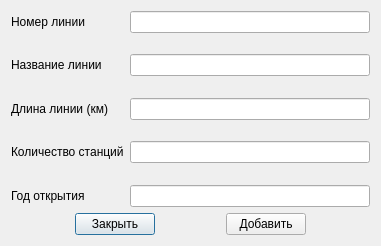
<?xml version="1.0" encoding="UTF-8"?>
<ui version="4.0">
 <class>add_ml</class>
 <widget class="QDialog" name="add_ml">
  <property name="geometry">
   <rect>
    <x>0</x>
    <y>0</y>
    <width>381</width>
    <height>246</height>
   </rect>
  </property>
  <property name="windowTitle">
   <string>Добавление линии</string>
  </property>
  <layout class="QVBoxLayout" name="verticalLayout">
   <item>
    <layout class="QFormLayout" name="formLayout">
     <item row="0" column="0">
      <widget class="QLabel" name="label">
       <property name="text">
        <string>Номер линии</string>
       </property>
      </widget>
     </item>
     <item row="0" column="1">
      <widget class="QLineEdit" name="id_line"/>
     </item>
     <item row="2" column="0">
      <widget class="QLabel" name="label_2">
       <property name="text">
        <string>Название линии</string>
       </property>
      </widget>
     </item>
     <item row="2" column="1">
      <widget class="QLineEdit" name="name_line"/>
     </item>
     <item row="4" column="0">
      <widget class="QLabel" name="label_4">
       <property name="text">
        <string>Длина линии (км)</string>
       </property>
      </widget>
     </item>
     <item row="4" column="1">
      <widget class="QLineEdit" name="length_line"/>
     </item>
     <item row="6" column="0">
      <widget class="QLabel" name="label_3">
       <property name="text">
        <string>Количество станций</string>
       </property>
      </widget>
     </item>
     <item row="6" column="1">
      <widget class="QLineEdit" name="num_of_stations_line"/>
     </item>
     <item row="8" column="0">
      <widget class="QLabel" name="label_5">
       <property name="text">
        <string>Год открытия</string>
       </property>
      </widget>
     </item>
     <item row="8" column="1">
      <widget class="QLineEdit" name="year_line"/>
     </item>
     <item row="5" column="1">
      <spacer name="verticalSpacer">
       <property name="orientation">
        <enum>Qt::Vertical</enum>
       </property>
       <property name="sizeHint" stdset="0">
        <size>
         <width>20</width>
         <height>40</height>
        </size>
       </property>
      </spacer>
     </item>
     <item row="3" column="1">
      <spacer name="verticalSpacer_2">
       <property name="orientation">
        <enum>Qt::Vertical</enum>
       </property>
       <property name="sizeHint" stdset="0">
        <size>
         <width>20</width>
         <height>40</height>
        </size>
       </property>
      </spacer>
     </item>
     <item row="1" column="1">
      <spacer name="verticalSpacer_3">
       <property name="orientation">
        <enum>Qt::Vertical</enum>
       </property>
       <property name="sizeHint" stdset="0">
        <size>
         <width>20</width>
         <height>40</height>
        </size>
       </property>
      </spacer>
     </item>
     <item row="7" column="1">
      <spacer name="verticalSpacer_4">
       <property name="orientation">
        <enum>Qt::Vertical</enum>
       </property>
       <property name="sizeHint" stdset="0">
        <size>
         <width>20</width>
         <height>40</height>
        </size>
       </property>
      </spacer>
     </item>
    </layout>
   </item>
   <item>
    <spacer name="verticalSpacer_5">
     <property name="orientation">
      <enum>Qt::Vertical</enum>
     </property>
     <property name="sizeHint" stdset="0">
      <size>
       <width>20</width>
       <height>18</height>
      </size>
     </property>
    </spacer>
   </item>
   <item>
    <layout class="QHBoxLayout" name="horizontalLayout">
     <item>
      <spacer name="horizontalSpacer">
       <property name="orientation">
        <enum>Qt::Horizontal</enum>
       </property>
       <property name="sizeHint" stdset="0">
        <size>
         <width>40</width>
         <height>20</height>
        </size>
       </property>
      </spacer>
     </item>
     <item>
      <widget class="QPushButton" name="Exit_button">
       <property name="text">
        <string>Закрыть</string>
       </property>
      </widget>
     </item>
     <item>
      <spacer name="horizontalSpacer_2">
       <property name="orientation">
        <enum>Qt::Horizontal</enum>
       </property>
       <property name="sizeHint" stdset="0">
        <size>
         <width>40</width>
         <height>20</height>
        </size>
       </property>
      </spacer>
     </item>
     <item>
      <widget class="QPushButton" name="Add_button">
       <property name="text">
        <string>Добавить</string>
       </property>
      </widget>
     </item>
     <item>
      <spacer name="horizontalSpacer_3">
       <property name="orientation">
        <enum>Qt::Horizontal</enum>
       </property>
       <property name="sizeHint" stdset="0">
        <size>
         <width>40</width>
         <height>20</height>
        </size>
       </property>
      </spacer>
     </item>
    </layout>
   </item>
  </layout>
 </widget>
 <resources/>
 <connections/>
</ui>
